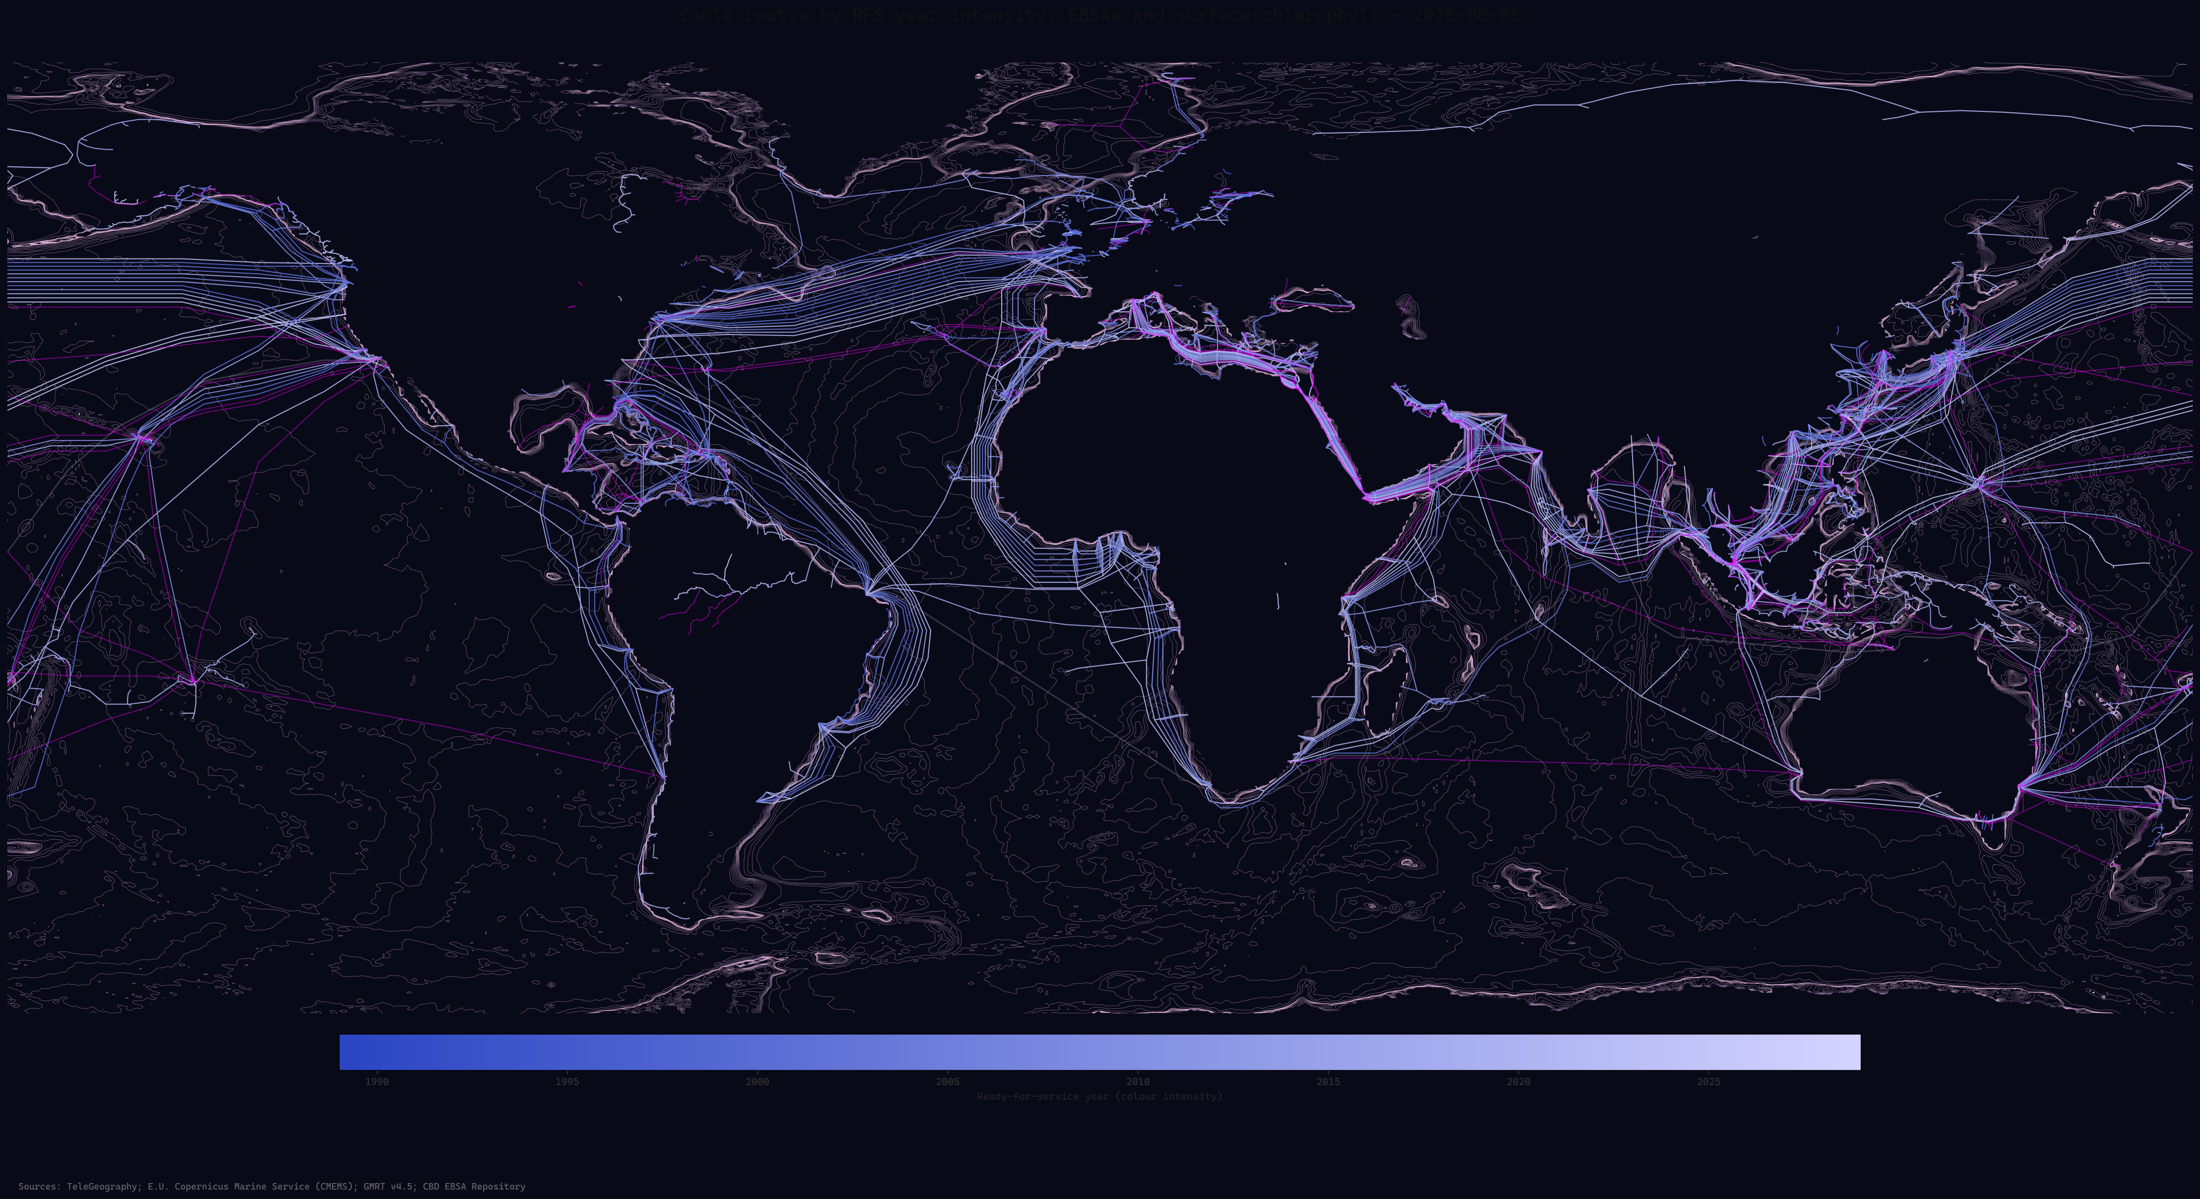

Python code for this plot:
from matplotlib.colors import LinearSegmentedColormap, Normalize
from matplotlib.cm import ScalarMappable

ocean = xr.open_dataset(OCEAN_FILE)
chlorophyll = (
    ocean["chl"]
    .isel(time=0, depth=0)
    .where(ocean["chl"].isel(time=0, depth=0) > 0)
    .load()
)
chlorophyll_date = pd.to_datetime(ocean["time"].values[0]).strftime("%Y-%m-%d")
chlorophyll_depth = float(ocean["depth"].values[0])
pattern_levels = [
    float(chlorophyll.quantile(q, skipna=True)) for q in [0.0, 0.2, 0.4, 0.6, 0.8, 1.0]
]
pattern_labels = ["Very low", "Low", "Medium", "High", "Very high"]
pattern_strides = [12, 9, 7, 5, 3]  # smaller stride = closer marks
slash_marker = MarkerPath(
    [[-0.5, -0.5], [0.5, 0.5]], [MarkerPath.MOVETO, MarkerPath.LINETO]
)

ebsa = gpd.read_file(EBSA_FILE).set_crs("OGC:CRS84", allow_override=True)

# Match every route to status and ready-for-service year
map_metadata = pd.DataFrame(
    json.loads(METADATA_FILE.read_text(encoding="utf-8"))["records"]
)[["id", "is_planned", "rfs_year"]]
map_metadata["rfs_year"] = pd.to_numeric(map_metadata["rfs_year"], errors="coerce")
cables_by_year = cables.merge(map_metadata, on="id", how="left")
in_service_by_year = cables_by_year[~cables_by_year["is_planned"].fillna(False)].copy()
planned_by_year = cables_by_year[cables_by_year["is_planned"].eq(True)].copy()

year_min = float(cables_by_year["rfs_year"].min())
year_max = float(cables_by_year["rfs_year"].max())
year_norm = Normalize(vmin=year_min, vmax=year_max)
blue_by_year = LinearSegmentedColormap.from_list(
    "cable_blue_by_year", ["#2B45C3", "#D4D4FF"]
)
violet_by_year = LinearSegmentedColormap.from_list(
    "cable_violet_by_year", ["#F700FF", "#F700FF"]
)

gmrt = xr.open_dataset(BATHYMETRY_FILE)
gmrt_width, gmrt_height = [int(value) for value in gmrt["dimension"].values]
gmrt_longitude = np.linspace(
    gmrt["x_range"].values[0], gmrt["x_range"].values[1], gmrt_width
)
gmrt_latitude = np.linspace(
    gmrt["y_range"].values[1], gmrt["y_range"].values[0], gmrt_height
)
gmrt_elevation = gmrt["z"].values.reshape(gmrt_height, gmrt_width)
gmrt_bathymetry = np.where(gmrt_elevation < 0, gmrt_elevation, np.nan)
bathymetry_levels = [
    -8000,
    -7000,
    -6000,
    -5000,
    -4000,
    -3000,
    -2000,
    -1000,
    -900,
    -800,
    -700,
    -600,
    -500,
    -400,
    -300,
    -200,
    -100,
]

fig, ax = plt.subplots(figsize=(30, 16), dpi=600, facecolor="#090A18")
ax.set_facecolor("#090A18")

longitude_grid, latitude_grid = np.meshgrid(
    ocean["longitude"].values, ocean["latitude"].values
)
chlorophyll_values = chlorophyll.values
for class_index, stride in enumerate(pattern_strides):
    sample = (slice(None, None, stride), slice(None, None, stride))
    sampled_values = chlorophyll_values[sample]
    lower = pattern_levels[class_index]
    upper = pattern_levels[class_index + 1]
    if class_index == len(pattern_strides) - 1:
        class_mask = (sampled_values >= lower) & (sampled_values <= upper)
    else:
        class_mask = (sampled_values >= lower) & (sampled_values < upper)
    class_mask &= np.isfinite(sampled_values)
    ax.scatter(
        longitude_grid[sample][class_mask],
        latitude_grid[sample][class_mask],
        marker=slash_marker,
        s=7,
        facecolors="none",
        edgecolors="#FF00D4",
        linewidths=0.28,
        alpha=0,
        zorder=0,
    )

# GMRT bathymetric contours
ax.contour(
    gmrt_longitude,
    gmrt_latitude,
    gmrt_bathymetry,
    levels=bathymetry_levels,
    colors="#FFC8F7",
    linewidths=0.25,
)

# In-service cables: blue intensity scales with RFS year
in_service_by_year.plot(
    ax=ax,
    column="rfs_year",
    cmap=blue_by_year,
    norm=year_norm,
    linewidth=1,
    alpha=0.88,
    zorder=2,
    legend=False,
    missing_kwds={"color": "#9AA0A6", "linewidth": 0.28, "alpha": 0.45},
)

# Planned cables: violet intensity scales with RFS year
planned_by_year.plot(
    ax=ax,
    column="rfs_year",
    cmap=violet_by_year,
    norm=year_norm,
    linewidth=1,
    alpha=0.22,
    zorder=2.8,
    legend=False,
    missing_kwds={"color": "#C9B0D9", "linewidth": 1.6, "alpha": 0.18},
)
planned_by_year.plot(
    ax=ax,
    column="rfs_year",
    cmap=violet_by_year,
    norm=year_norm,
    linewidth=0.35,
    linestyle="--",
    alpha=1.0,
    zorder=3,
    legend=False,
    missing_kwds={
        "color": "#9AA0A6",
        "linewidth": 0.28,
        "linestyle": "--",
        "alpha": 0.55,
    },
)

ax.set_xlim(-180, 180)
ax.set_ylim(-70, 85)
ax.set_title(
    f"Cable routes by RFS year intensity, EBSAs and surface chlorophyll - {chlorophyll_date}",
    color="#111111",
    fontsize=18,
    pad=14,
)
ebsa_handle = Line2D(
    [0],
    [0],
    linestyle="none",
    marker="+",
    markersize=6,
    markeredgewidth=0.45,
    color="#00DFF2",
    label="CBD EBSA",
)
cable_handles = [
    Line2D(
        [0], [0], color="#0015FF", linewidth=1.4, label="In service (darker = newer)"
    ),
    Line2D(
        [0],
        [0],
        color="#FF44E0",
        linewidth=1.4,
        linestyle="--",
        label="Planned (darker = newer)",
    ),
]
chlorophyll_handle = Line2D(
    [0],
    [0],
    linestyle="none",
    marker=slash_marker,
    markersize=7,
    markeredgewidth=0.4,
    markeredgecolor="#FF00D4",
    label="Surface chlorophyll",
)

plt.setp(legend.get_texts(), color="#222222")
legend.get_title().set_color("#111111")

# Colour bar for ready-for-service year
sm = ScalarMappable(norm=year_norm, cmap=blue_by_year)
sm.set_array([])
cbar = fig.colorbar(
    sm,
    ax=ax,
    orientation="horizontal",
    fraction=0.035,
    pad=0.02,
    aspect=42,
)
cbar.set_label("Ready-for-service year (colour intensity)", color="#222222")
cbar.ax.xaxis.set_tick_params(color="#444444")
plt.setp(cbar.ax.get_xticklabels(), color="#333333")

fig.text(
    0.01,
    0.01,
    "Sources: TeleGeography; E.U. Copernicus Marine Service (CMEMS); GMRT v4.5; CBD EBSA Repository",
    color="#666666",
    fontsize=9,
)
ax.set_axis_off()
plt.tight_layout(rect=[0, 0.075, 1, 1])
ocean.close()
gmrt.close()
plt.show()

print(
    f"Rendered year-scaled routes — in service: {len(in_service_by_year):,}; "
    f"planned: {len(planned_by_year):,}; "
    f"RFS year range: {int(year_min)}-{int(year_max)}"
)
